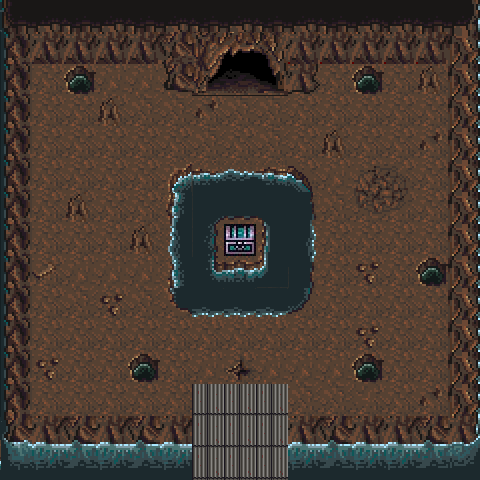

The image is a tile-based game level rendered from a .tmx file. Its description and source (layers, tilesets, objects; grid data summarised) follow:
An orthogonal 15x15 tile map with 32x32 px tiles, 4 tile layers (properties, Tile Layer 1, Tile Layer 2, Tile Layer 3), 6 tilesets.

<map version="1.0" orientation="orthogonal" width="15" height="15" tilewidth="32" tileheight="32">
 <tileset firstgid="1" name="DONOTUSE" tilewidth="32" tileheight="32">
  <image source="textures/8-bit_tileset2/cave_4.png" width="512" height="1024" />
 </tileset>
 <tileset firstgid="513" name="tiles2" tilewidth="32" tileheight="32">
  <image source="textures/Hyptosis_tilesets/hyptosis_tile-art-batch-3.png" width="960" height="960" />
 </tileset>
 <tileset firstgid="1413" name="tiles3" tilewidth="32" tileheight="32">
  <image source="textures/treasure chest 2.jpg" width="32" height="32" />
 </tileset>
 <tileset firstgid="1414" name="tiles1" tilewidth="32" tileheight="32">
  <image source="textures/8-bit_tileset2/cave_4.png" width="512" height="1024" />
 </tileset>
 <tileset firstgid="1926" name="tiles1_2" tilewidth="32" tileheight="32">
  <image source="textures/8-bit_tileset2/cave_4.gif" width="512" height="1024" />
 </tileset>
 <tileset firstgid="2438" name="properties_layer" tilewidth="32" tileheight="32">
  <image source="textures/properties_layer.jpg" width="480" height="480" />
  <tile id="0">
   <properties>
    <property name="blocked" value="true" />
   </properties>
  </tile>
  <tile id="2">
   <properties>
    <property name="door" value="true" />
    <property name="levelID" value="2" />
    <property name="startX" value="416" />
    <property name="startY" value="96" />
   </properties>
  </tile>
  <tile id="3">
   <properties>
    <property name="door" value="true" />
    <property name="levelID" value="4" />
    <property name="startX" value="192" />
    <property name="startY" value="416" />
   </properties>
  </tile>
 </tileset>
 <layer name="properties" width="15" height="15">
  <data>[225 cells, 118 non-empty, 3 distinct tile ids]</data>
 </layer>
 <layer name="Tile Layer 1" width="15" height="15">
  <data>[225 cells, 225 non-empty, 9 distinct tile ids]</data>
 </layer>
 <layer name="Tile Layer 2" width="15" height="15">
  <data>[225 cells, 130 non-empty, 25 distinct tile ids]</data>
 </layer>
 <layer name="Tile Layer 3" width="15" height="15">
  <data>[225 cells, 70 non-empty, 43 distinct tile ids]</data>
 </layer>
</map>
